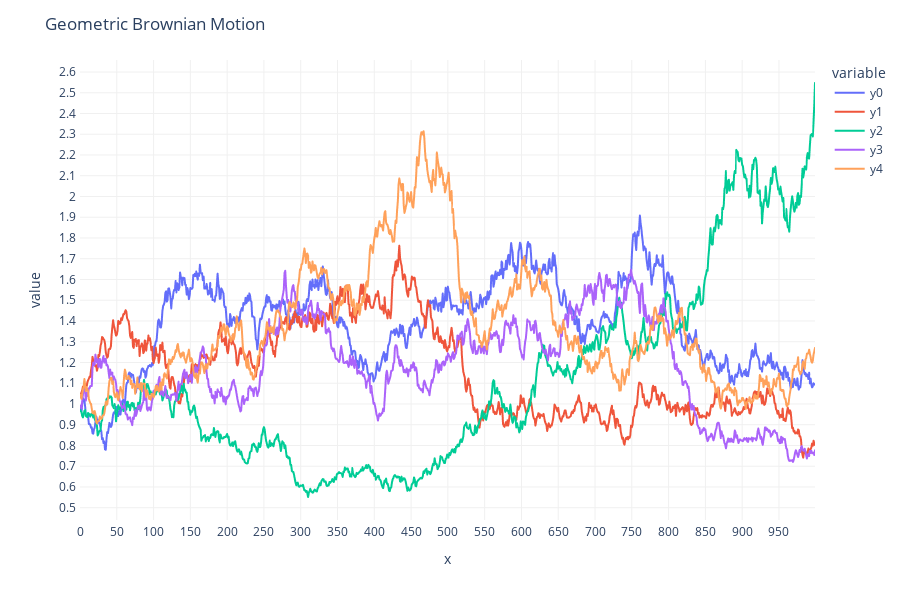

This figure's notebook cell:
### Markdown cell above
<h4>With a Geometric Brownian Motion, we avoid negative values</h4>

### Code cell
def simulate_1d_gbm(nsteps=1000, t=1, mu=0.0001, sigma=0.02):
    steps = [ (mu - (sigma**2)/2) + np.random.randn()*sigma for i in range(nsteps) ]
    y = np.exp(np.cumsum(steps))
    x = [ t*i for i in range(nsteps) ]
    return x, y

nsims = 5
simulation_data = {}
for i in range(nsims):
    x, y = simulate_1d_gbm()
    simulation_data['y{col}'.format(col=i)] = y
    simulation_data['x'] = x

ycols = [ 'y{col}'.format(col=i) for i in range(nsims) ]
fig = px.line(simulation_data, x='x', y=ycols)
fig.update_layout(
    title='Geometric Brownian Motion'
)
pretty_plot(fig, height=600)
fig.show()

### Figure 1 — Plotly figure (JSON) as saved in the notebook; plotly's stock layout.template omitted (floating-point values rounded to 4 significant figures; data arrays with more than 128 entries replaced by an {"elided": "..."} marker saying what was removed)
{"data": [{"hovertemplate": "variable=y0<br>x=%{x}<br>value=%{y}<extra></extra>", "legendgroup": "y0", "line": {"color": "#636efa", "dash": "solid"}, "marker": {"symbol": "circle"}, "mode": "lines", "name": "y0", "showlegend": true, "type": "scattergl", "x": {"elided": "1000 int values"}, "xaxis": "x", "y": {"elided": "1000 float values"}, "yaxis": "y"}, {"hovertemplate": "variable=y1<br>x=%{x}<br>value=%{y}<extra></extra>", "legendgroup": "y1", "line": {"color": "#EF553B", "dash": "solid"}, "marker": {"symbol": "circle"}, "mode": "lines", "name": "y1", "showlegend": true, "type": "scattergl", "x": {"elided": "1000 int values"}, "xaxis": "x", "y": {"elided": "1000 float values"}, "yaxis": "y"}, {"hovertemplate": "variable=y2<br>x=%{x}<br>value=%{y}<extra></extra>", "legendgroup": "y2", "line": {"color": "#00cc96", "dash": "solid"}, "marker": {"symbol": "circle"}, "mode": "lines", "name": "y2", "showlegend": true, "type": "scattergl", "x": {"elided": "1000 int values"}, "xaxis": "x", "y": {"elided": "1000 float values"}, "yaxis": "y"}, {"hovertemplate": "variable=y3<br>x=%{x}<br>value=%{y}<extra></extra>", "legendgroup": "y3", "line": {"color": "#ab63fa", "dash": "solid"}, "marker": {"symbol": "circle"}, "mode": "lines", "name": "y3", "showlegend": true, "type": "scattergl", "x": {"elided": "1000 int values"}, "xaxis": "x", "y": {"elided": "1000 float values"}, "yaxis": "y"}, {"hovertemplate": "variable=y4<br>x=%{x}<br>value=%{y}<extra></extra>", "legendgroup": "y4", "line": {"color": "#FFA15A", "dash": "solid"}, "marker": {"symbol": "circle"}, "mode": "lines", "name": "y4", "showlegend": true, "type": "scattergl", "x": {"elided": "1000 int values"}, "xaxis": "x", "y": {"elided": "1000 float values"}, "yaxis": "y"}], "layout": {"height": 600, "legend": {"title": {"text": "variable"}, "tracegroupgap": 0}, "margin": {"t": 60}, "paper_bgcolor": "rgba(0, 0, 0, 0)", "plot_bgcolor": "rgba(0, 0, 0, 0)", "title": {"text": "Geometric Brownian Motion"}, "xaxis": {"anchor": "y", "domain": [0, 1], "gridcolor": "#f0f0f0", "gridwidth": 1, "linewidth": 2, "nticks": 30, "showgrid": true, "showline": true, "title": {"text": "x"}}, "yaxis": {"anchor": "x", "domain": [0, 1], "gridcolor": "#f0f0f0", "gridwidth": 1, "linewidth": 2, "nticks": 30, "showgrid": true, "showline": true, "tickformat": "none", "title": {"text": "value"}, "zeroline": true, "zerolinecolor": "#f0f0f0", "zerolinewidth": 1}}}
